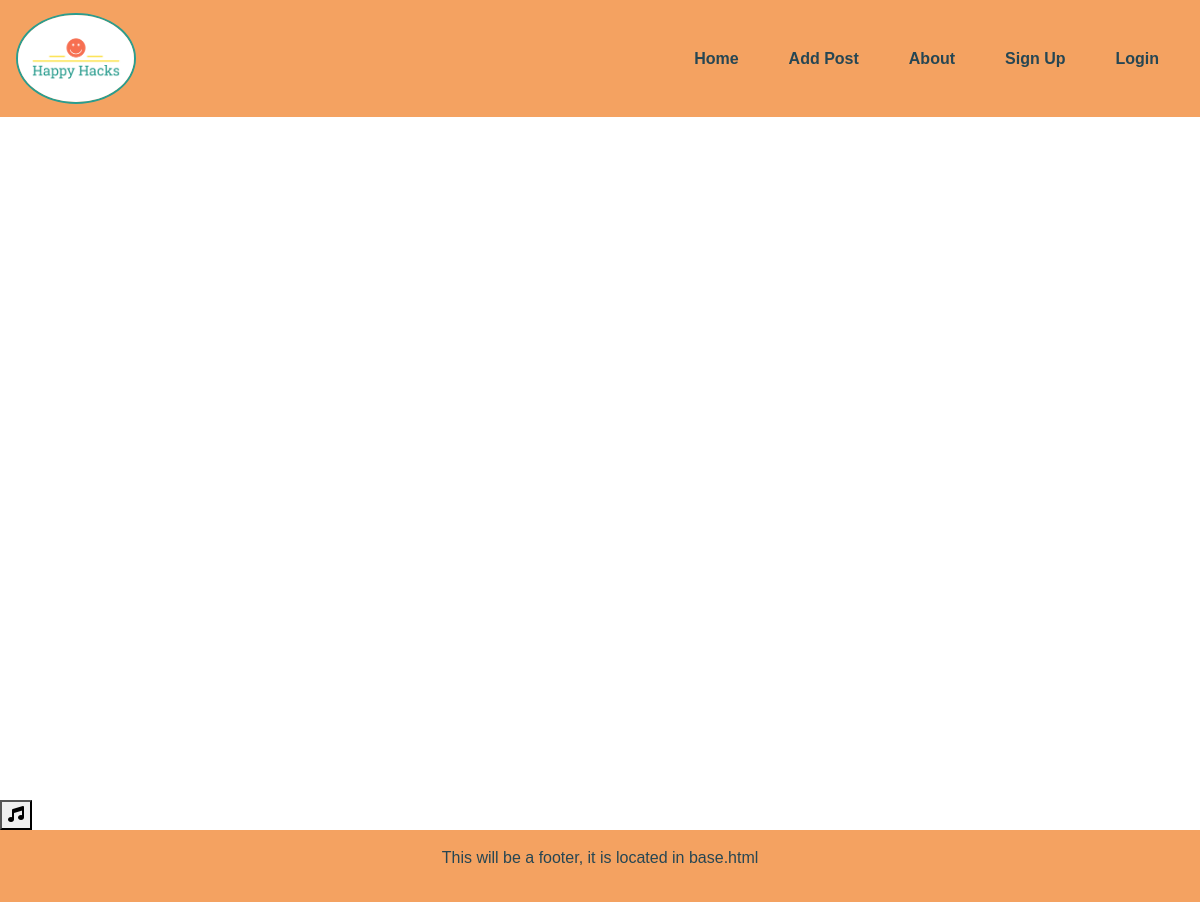
The app's page /, older data.
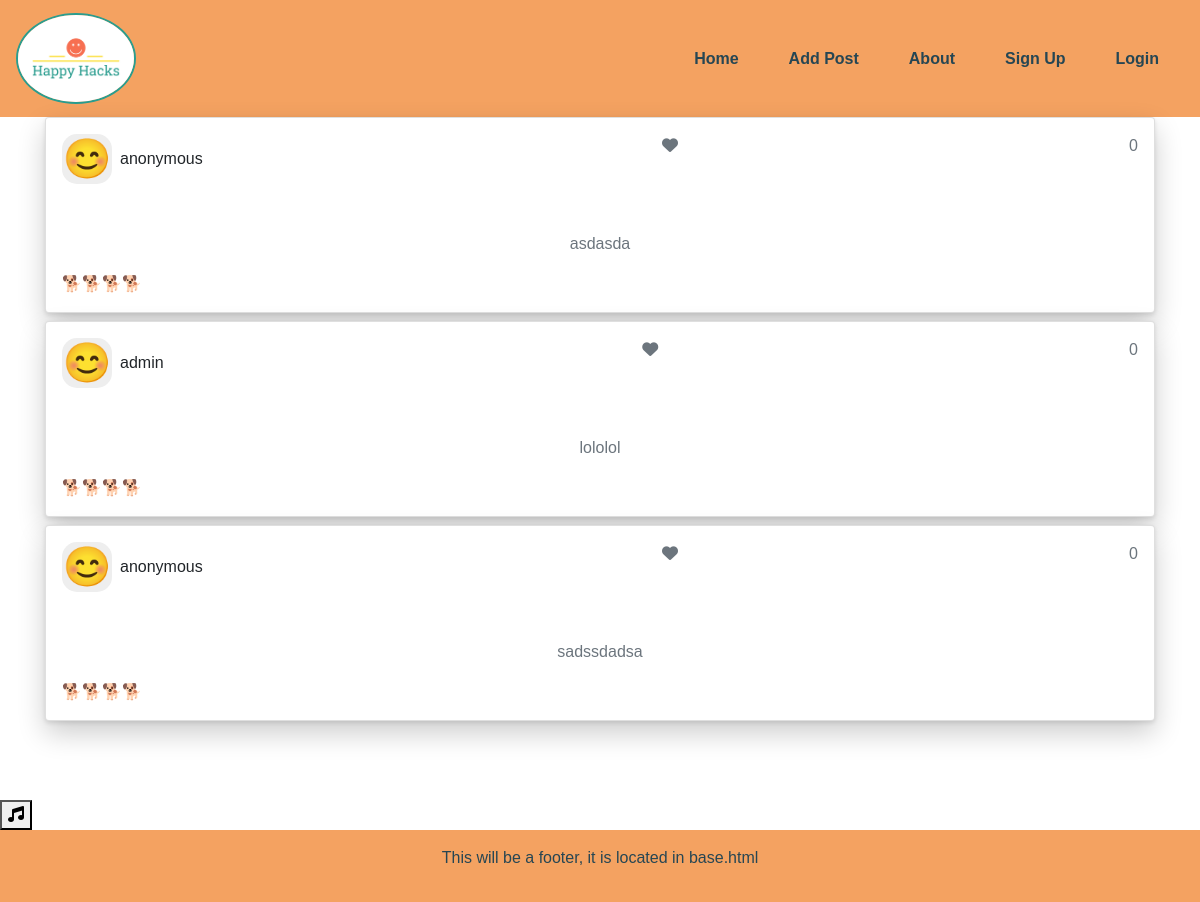
The same page, newer data.
### happiness/models.py (models this page shows, shortened)
class Post(models.Model):
    title = models.CharField(max_length=200, unique=True,)
    author = models.ForeignKey(User, on_delete=models.CASCADE)
    slug = models.SlugField(max_length=200, unique=True)
    emoji = models.CharField(default="😀", max_length=200,)
    created_on = models.DateTimeField(auto_now=True)
    likes = models.ManyToManyField(User, related_name="post_likes", blank=True)
    class Meta:
        ordering = ["-created_on"]
    def number_of_likes(self):
        return self.likes.count()

### happiness/views.py (the view, shortened to what this page needs)
# urls.py: path("", views.HomeView.as_view(), name="home"),
class HomeView(TemplateView):
    template_name = 'index.html'
    def get_context_data(self, **kwargs):
        context = super().get_context_data(**kwargs)
        context['posts'] = Post.objects.all()
        context['user'] = self.request.user
        return context

### templates/index.html
{% extends 'base.html' %}
{% block content %}
<div class="container text-center">
    {% for post in posts  %}
    {% include "includes/postcard.html" with post=post %}
    {% endfor %}
</div>
{% endblock %}

### templates/base.html (shortened to what this page needs)
{% load static %}
<!DOCTYPE html>
<html lang="en">
  <head>
    <link
      rel="stylesheet"
      href="https://cdn.jsdelivr.net/npm/bootstrap@4.6.1/dist/css/bootstrap.min.css"
    />
    <link rel="stylesheet" href="{% static 'style.css' %}" type="text/css" />
  </head>
  <body>
    <div class="content">
      <header>
        <nav class="navbar navbar-expand-lg navbar-dark">
          <a class="navbar-brand" href="{% url 'home' %}">
            <img src="{% static 'images/logo.png' %}" alt="Logo" class="navbar-logo" />
          </a>
          <div class="collapse navbar-collapse" id="navbarNav">
            <ul class="navbar-nav ml-auto">
              <li class="nav-item">
                <a class="nav-link" href="{% url 'home' %}">Home</a>
              </li>
              <li class="nav-item">
                <a class="nav-link" href="{% url 'add_post' %}">Add Post</a>
              </li>
              <li class="nav-item">
                <a class="nav-link" href="#">About</a>
              </li>
              {% if user.is_authenticated %}
              <li class="nav-item dropdown">
                <a
                  class="nav-link dropdown-toggle"
                  href="#"
                  id="navbarDropdown"
                  role="button"
                  data-toggle="dropdown"
                  aria-haspopup="true"
                  aria-expanded="false"
                >
                  {{ user.username }}
                </a>
                <div class="dropdown-menu" aria-labelledby="navbarDropdown">
                  {% if user.is_superuser %}
                  <a class="dropdown-item" href="{% url 'admin:index' %}">Admin Panel</a>
                  {% endif %}
                </div>
              </li>
              <li class="nav-item">
                <a class="nav-link" href="{% url 'account_logout' %}">Logout</a>
              </li>
              {% else %}
              <li class="nav-item">
                <a class="nav-link" href="{% url 'account_signup' %}"
                  >Sign Up</a
                >
              </li>
              <li class="nav-item">
                <a class="nav-link" href="{% url 'account_login' %}">Login</a>
              </li>
              {% endif %}
            </ul>
          </div>
        </nav>
      </header>
      <div class="flex-grow-1">{% block content %}{% endblock %}</div>
    </div>
    <button id="btn-music">
      <i class="fa-solid fa-music"></i>
    </button>
    <footer class="footer text-white py-3">
      <div class="container">
        <div class="text-center">
          <p>This will be a footer, it is located in base.html</p>
        </div>
      </div>
    </footer>
  </body>
</html>

### templates/includes/postcard.html (shortened to what this page needs)
<article class="card p-3 mb-2">
  <div class="d-flex justify-content-between">
    <div class="d-flex flex-row align-items-center">
      <div class="icon">&#x1F60A;</div>
      <div class="mx-2 c-details">
        <h6 class="mb-0">{{ post.author }}</h6>
      </div>
    </div>
    {% if user.is_authenticated %}
    <form class="d-inline" action="{% url 'home' %}" method="POST">
      {% csrf_token %}
      <input type="hidden" name="post_id" value="{{ post.id }}">
        {% if post.user_has_liked %}
        <button type="submit" class="badge-button">
          <i class="fa-solid fa-heart"></i>
        </button>
        {% else %}
        <button type="submit" class="badge-button">
          <i class="fa-regular fa-heart h4 text-danger m-0"></i>
        </button>
        {% endif %}
      </button>
    </form>
    {% else %}
    <span class="text-secondary"><i class="fa-solid fa-heart"></i></span>
    {% endif %}
    <span class="text-secondary">{{ post.number_of_likes }}</span>
  </div>
  <div class="mt-5">
    <p class="text-secondary">{{ post.title }}</p>
    <div class="d-flex flex-row align-items-center">
      <div>{{ post.emoji }}</div>
    </div>
  </div>
</article>

### static/style.css (style rules this page uses)
body { font-family: "Roboto Slab", sans-serif; height: 100%; }
.content { display: flex; flex-direction: column; min-height: 100vh; }
nav { background-color: #f4a261; }
.navbar-dark .navbar-nav .nav-link { color: #264653; background-color: transparent; border: none; margin: 0 10px; padding: 10px 15px; font-weight: bold; transition: background-color 0.3s ease; }
p { color: #264653; }
.navbar-logo { width: 120px; height: auto; border-radius: 50%; border: 2px solid #2a9d8f; }
footer { background-color: #f4a261; }
.card { box-shadow: rgba(0, 0, 0, 0.2) 0px 12px 28px 0px, rgba(0, 0, 0, 0.1) 0px 2px 4px 0px, rgba(255, 255, 255, 0.05) 0px 0px 0px 1px inset; }
.icon { width: 50px; height: 50px; background-color: #eee; border-radius: 15px; display: flex; align-items: center; justify-content: center; font-size: 39px; }

Row changes from the older to the newer data that the page shows:
added Post: author "anonymous", number_of_likes "0", title "asdasda", emoji "🐕🐕🐕🐕"
added Post: author "admin", number_of_likes "0", title "lololol", emoji "🐕🐕🐕🐕"
added Post: author "anonymous", number_of_likes "0", title "sadssdadsa", emoji "🐕🐕🐕🐕"
